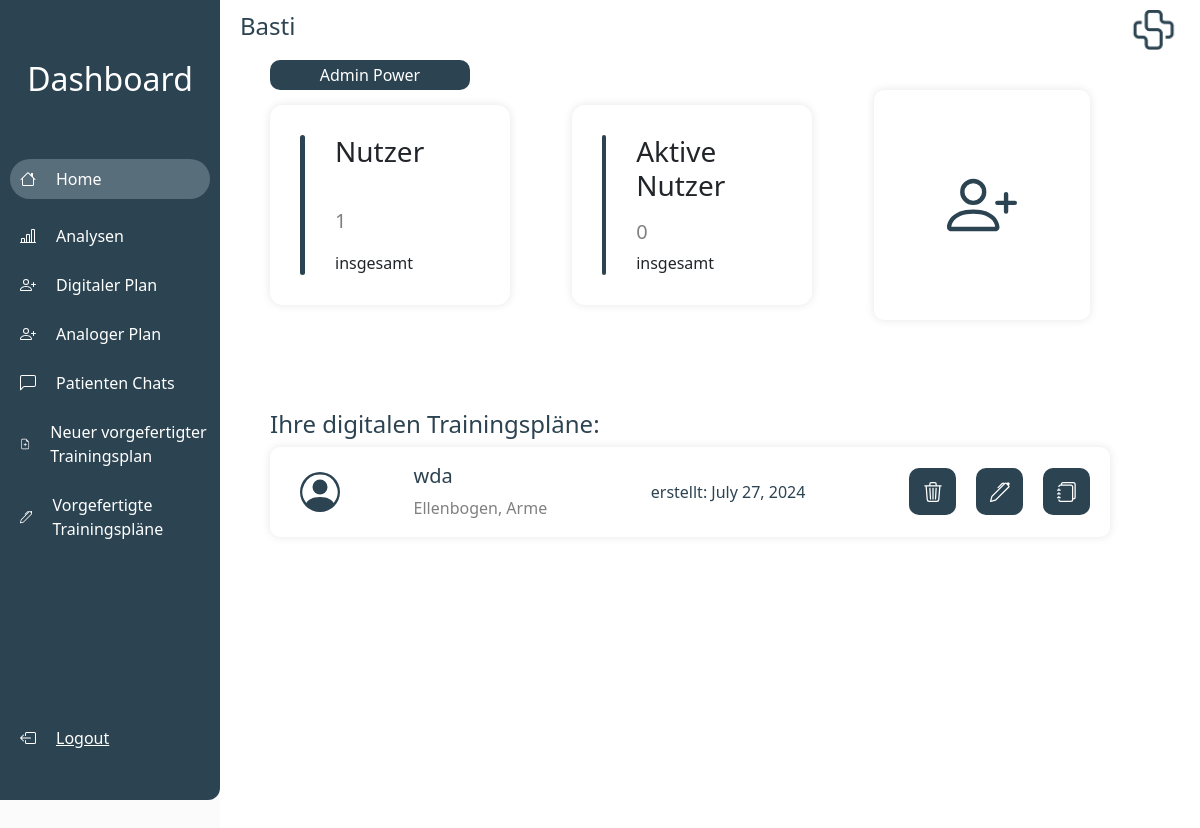
Screenshot of / (signed in) with the database file from the repository.
### laxout_app/models.py (models this page shows)
class LaxoutUser(models.Model):
    user_uid = models.CharField(max_length=420, default="")
    laxout_user_name = models.CharField(max_length=200, default="")
    laxout_credits = models.IntegerField(default=0)
    note = models.CharField(max_length=200, default="")
    creation_date = models.DateField(default=timezone.now())
    exercises = models.ManyToManyField(Laxout_Exercise)
    created_by = models.ForeignKey(User, on_delete=models.CASCADE)
    indexes = models.ManyToManyField(IndexesLaxoutUser)
    last_login = models.DateTimeField(default=timezone.datetime(2023, 11, 14))
    last_login_2 = models.DateTimeField(default=timezone.datetime(2023, 11, 14))
    coupons = models.ManyToManyField(Coupon)
    last_meet = models.DateField(default=timezone.datetime.today())
    instruction = models.CharField(default="", max_length=200)
    lax_tree_id = models.IntegerField(default=0)
    water_drops_count = models.IntegerField(default=0)
    instruction_in_int = models.IntegerField(default=0)
    email_adress = models.CharField(default="", max_length=40)
    admin_has_seen_chat = models.BooleanField(default=True)
    user_has_seen_chat = models.BooleanField(default=False)
    was_created_through_app = models.BooleanField(default=False)

### laxout_app/views.py (the view)
# urls.py: 2. Add a URL to urlpatterns:  path('', views.home, name='home')
@login_required(login_url="login")
def home(request):
    active_admin = models.UserProfile.objects.get(user=request.user)
    active_admin_user = active_admin.user
    print("Active Admin id{}".format(active_admin_user.is_superuser))
    users_filtert = LaxoutUser.objects.filter(created_by=request.user)
    user_amount = users_filtert.count()
    active_user_amount = 0
    for user in users_filtert:
        print(str(user.last_login.date) + "Last Login date")
        if days_between_today_and_date(user.last_login) < 14:
            active_user_amount += 1
    users = LaxoutUser.objects.all()
    user_list = []
    for user in users:
        if user.created_by == request.user:
            user_list.append(user)
    context = {
        "users": user_list,
        "user_amount": user_amount,
        "active_user_amount": active_user_amount,
        "is_superuser": active_admin_user.is_superuser,
    }
    user_agent = get_user_agent(request)
    if user_agent.is_mobile:
        return render(request, "laxout_app/home_mobil.html", context)
    elif user_agent.is_tablet:
        return render(request, "laxout_app/home_mobil.html", context)
    else:
        return render(request, "laxout_app/home.html", context)

### laxout_app/views.py (called while the page is built)
def days_between_today_and_date(input_datetime):
    input_datetime = input_datetime.replace(tzinfo=None)  # Make it naive
    current_datetime = datetime.now()
    time_difference = current_datetime - input_datetime
    days_difference = time_difference.days
    return days_difference

### laxout_app/templates/laxout_app/home.html (shortened to what this page needs)
{%extends 'laxout_app/main.html'%}
{%load crispy_forms_tags%}
{%block praxisname%}
{{user.username}}
{%endblock praxisname%}
{%block content%}
{% if is_superuser %}
<button class="special-button" style="background-color: rgb(44, 67, 81); margin-left: 30px; width: 200px;" onclick="fetchAdminPower()">
    Admin Power
</button>
{%endif%}
<body>
    <div class="row-basti" style="justify-content: space-between; padding-left: 30px; padding-right: 90px;">
        <div class="analyse-container">
            <div style="height: 140px; width: 5px; background-color: rgb(44, 67, 81); border-radius: 10px;">
            </div>
            <div class="analyse-column">
                <h3>Nutzer</h3>
                <div style="font-size: 20px; color: grey;"> {{user_amount}} </div>
                <div style="flex-direction: row; display: flex; justify-content: space-around; align-items: center;">
                    insgesamt
                </div>
            </div>
        </div>
        <div class="analyse-container">
            <div style="height: 140px; width: 5px; background-color: rgb(44, 67, 81); border-radius: 10px;"></div>
            <div class="analyse-column">
                <h3>Aktive Nutzer</h3>
                <div style="font-size: 20px; color: grey;"> {{active_user_amount}} </div>
                <div style="flex-direction: row; display: flex; justify-content: space-around; align-items: center;">
                    insgesamt
                </div>
            </div>
        </div>
        <div class="home-item" style="align-items: center; display: flex; justify-content: center;">
            <button style="background: none; border: none;" onclick="create_user()">
                <div>
                </div>
            </button>
        </div>
    </div>
    <div style=" padding-left: 30px; padding-right: 30px; padding-top: 60px; background:none; height: 600px;">
        <h4 style="color: rgb(44, 67, 81);">
            Ihre digitalen Trainingspläne:
        </h4>
        {% for user in users%}
        <div class="user-item" style="justify-items: center; justify-content: space-between;">
            <div style="padding-left: 30px; ">
            </div>
            <div style="padding-right: 30px;">
                <h5 style="color: rgb(44, 67, 81);">
                    {{user.laxout_user_name}}
                </h5>
                <div style="color: grey;">{{user.note}}</div>
            </div>
            <div style="padding-right: 30px;color: rgb(44, 67, 81);">
                erstellt: {{user.creation_date}}
            </div>
            <div style="flex-direction: row; display: flex;">
                <button class="delete-button"
                    style="display: flex; justify-items: center; justify-content: center; align-items: center; width: 70; font-size: 16px;"
                    onclick="delete_user('{{user.id}}')">
                </button>
                <button class="delete-button"
                    style="display: flex; justify-items: center; justify-content: center; align-items: center; width: 70; font-size: 16px;"
                    onclick="edit_user('{{user.id}}')">
                </button>
                <button class="delete-button"
                    style="display: flex; justify-items: center; justify-content: center; align-items: center; width: 70; font-size: 16px;"
                    onclick="show_befund('{{user.id}}')">
                </button>
            </div>
        </div>
        {%endfor%}
    </div>
</body>
{%endblock content%}

### laxout_app/templates/laxout_app/main.html (style rules this page uses)
body { background-color: rgb(251, 251, 251) !important; margin: 0px; }
.row-basti { justify-content: start; flex-direction: row; align-items: center; display: flex; }
.special-button { border-radius: 10px; border: none; background-color: rgb(167, 228, 233); height: 30px; width: 90px; color: white; cursor: pointer; }
.home-item { height: 230px; background-color: white; border-radius: 10px; width: 18vw; color: black; box-shadow: 0 0 10px rgba(0, 0, 0, 0.1); }
.user-item { height: 90px; background-color: white; margin-top: 8px; margin-bottom: 8px; border-radius: 10px; width: 70vw; color: black; box-shadow: 0 0 10px rgba(0, 0, 0, 0.1); flex-direction: row; display: flex; justify-content: center; align-items: center; }
.delete-button { height: 47px; width: 47px; background-color: rgb(44, 67, 81); color: white; font-size: 30px; border-radius: 10px; cursor: pointer; border: none; margin-right: 20px; transition: transform 0.3s ease-in-out; }

### laxout_app/templates/laxout_app/home.html (style rules this page uses)
.analyse-container { border-radius: 13px; background-color: white; width: 20vw; height: 200px; padding: 30px; justify-content: start; flex-direction: row; display: flex; box-shadow: 0 0 10px rgba(0, 0, 0, 0.1); }
.analyse-column { justify-content: space-between; align-items: start; justify-items: start; flex-direction: column; padding-left: 30px; display: flex; }

### rows the page displays
LaxoutUser: laxout_user_name "wda", note "Ellenbogen, Arme", creation_date "July 27, 2024"

### other values shown
{{ user.username }} "Basti"
{{ user_amount }} "1"
{{ active_user_amount }} "0"
